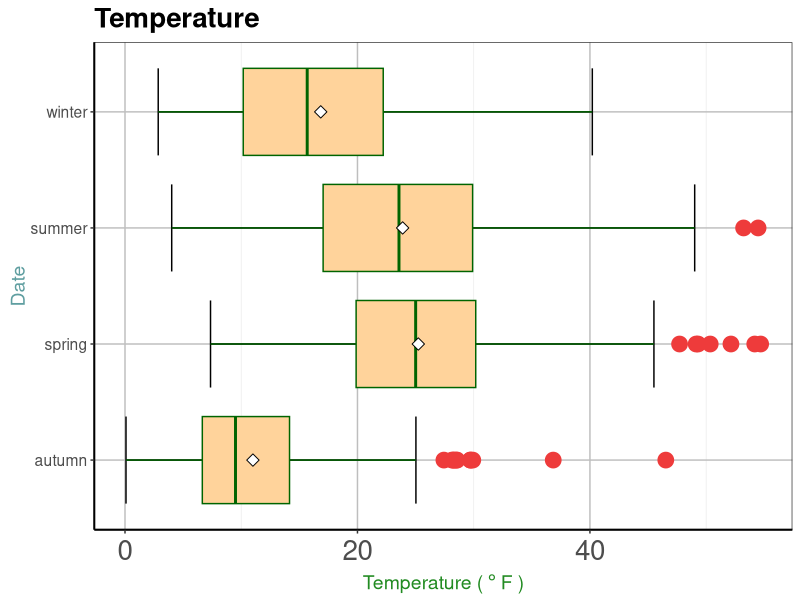

Write R code to recreate this figure.
library(ggplot2)
library(ggthemes)

nmmaps<-read.csv("chicago-nmmaps.csv", as.is=T)
nmmaps$date<-as.Date(nmmaps$date)
nmmaps<-nmmaps[nmmaps$date>as.Date("1996-12-31"),]
nmmaps$year<-substring(nmmaps$date,1,4)
head(nmmaps)

g <- ggplot(nmmaps, aes(x=season, y=o3)) +
        theme_bw() +
        stat_boxplot(geom ='errorbar') +
        geom_boxplot(fill="burlywood1", 
                     colour = "darkgreen",
                     outlier.colour="brown2", 
                     outlier.size=5, 
                     outlier.shape=19, 
                     notch=FALSE) +
        stat_summary(fun.y="mean", 
                     geom="point", 
                     shape=23, 
                     size=3,
                     fill="white") +
        coord_flip() +
        labs(x="Date", y=expression(paste("Temperature ( ", degree ~ F, " )")), title="Temperature") +
        theme(plot.title = element_text(size=20, face="bold", vjust=1, lineheight=1.2)) +
        theme(axis.text.x=element_text(angle=0, size=20, vjust=0.5)) +
        theme(
                axis.title.x = element_text(color="forestgreen", vjust=-0.35),
                axis.title.y = element_text(color="cadetblue" , vjust=0.35)   ) +
        theme(panel.grid.major = element_line(size = 0.5, color = "grey"), 
              axis.line = element_line(size = 0.7, color = "black"), 
              legend.position = c(0.15, 0.7), 
              text = element_text(size = 14))    
g
